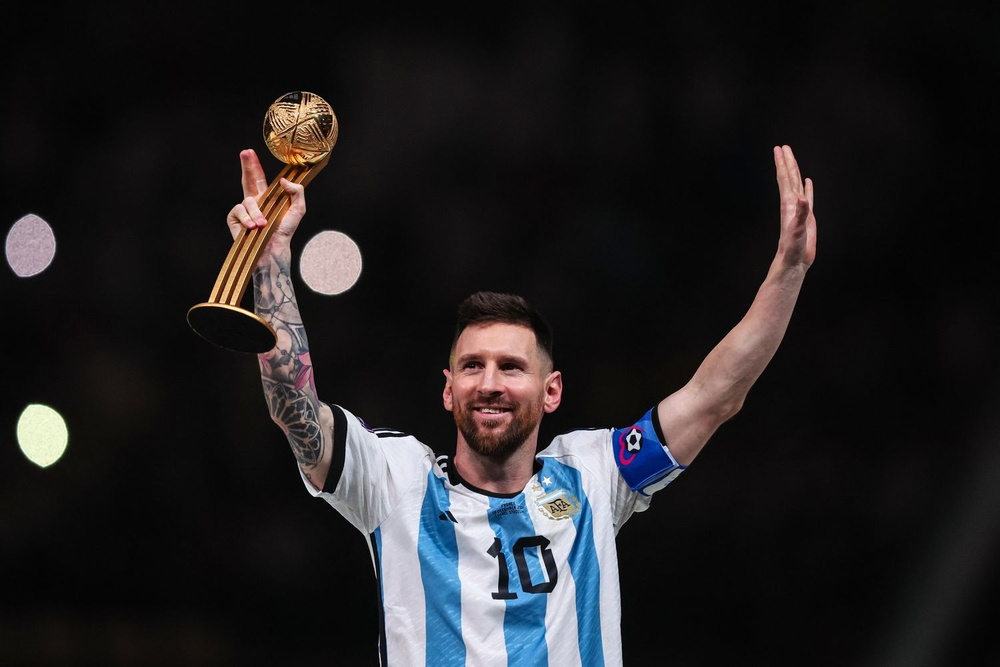
#> input picture Code Executables/Ex 1/messi.jpg, 1000 x 667 px, shrunk from 1500 x 1000 before the run
$ jupyter execute rotate.ipynb
#> lines starting #> are read from the running program, lines starting #| are printed output that depends on the picture
[cell 1]
import cv2
import matplotlib.pyplot as plt

[cell 2]
img = cv2.imread('messi.jpg')
#> img is the input picture: shape (667, 1000, 3); mean B, G, R 35, 33.5, 35.1
img_rgb = cv2.cvtColor(img, cv2.COLOR_BGR2RGB)

[cell 3]
h, w = img_rgb.shape[:2]
#> h = 667; w = 1000

[cell 4]
center = (w//2, h//2)
#> center = (500, 333)
angle = 45
scale = 1.0

[cell 5]
rotation_matrix = cv2.getRotationMatrix2D(center, angle, scale)
rotated = cv2.warpAffine(img_rgb, rotation_matrix, (w, h))
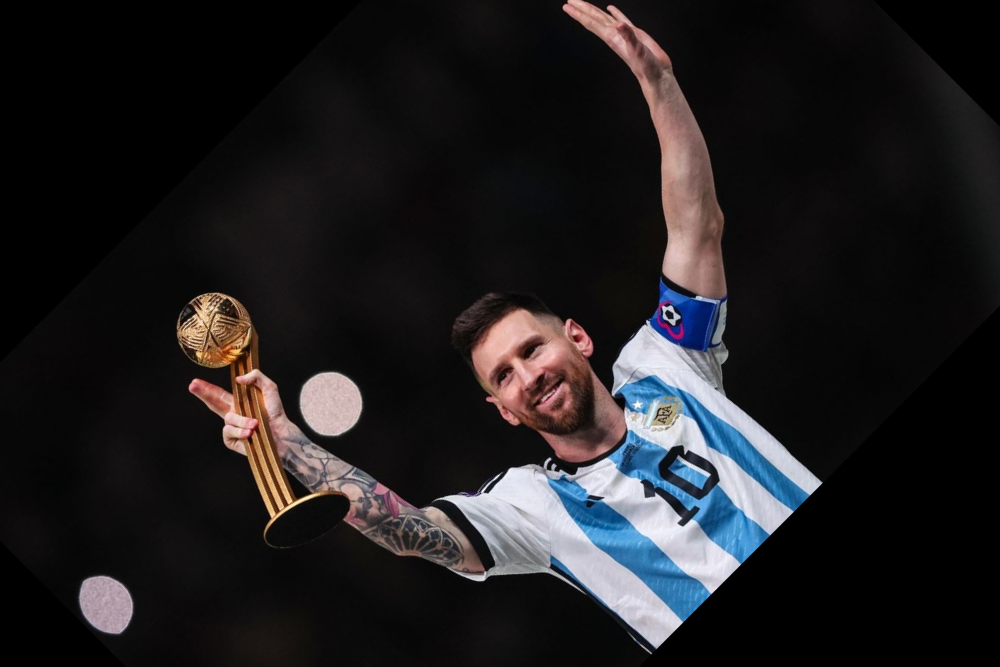
#> rotated: shape (667, 1000, 3); mean R, G, B 32.2, 30.6, 32.3
